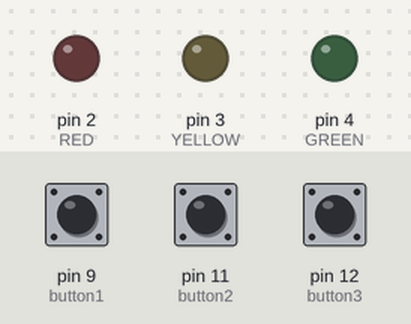
Bench run of a sketch on a simulated Arduino Uno, built with avr-gcc and run on an emulated ATmega328P. Parts: output pins drawn as LEDs (lit = HIGH). The inputs (shaded band) are chosen by the test bench; at power-on: pin 9 (button1) HIGH, pin 11 (button2) HIGH, pin 12 (button3) LOW. What the sketch prints to the serial monitor is not drawn.

Above: at 1.2 s.
1.3 s: pin 9 (button1) pulled LOW for 0.15 s
At 1.41 s:
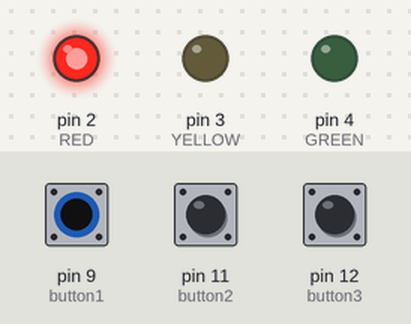
3.0 s: pin 11 (button2) pulled LOW for 0.15 s
At 3.1 s:
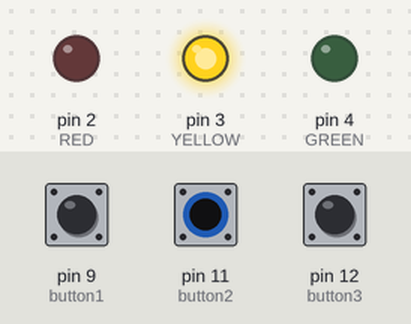
4.7 s: pin 12 (button3) pulled HIGH for 0.15 s
At 4.81 s:
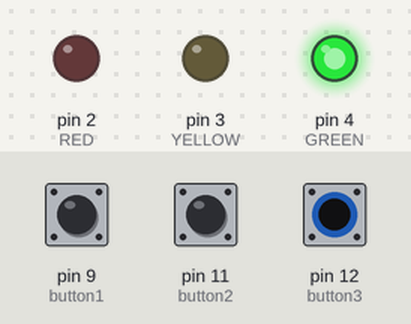
6.4 s: pin 12 (button3) pulled HIGH for 3.2 s
At 10.8 s:
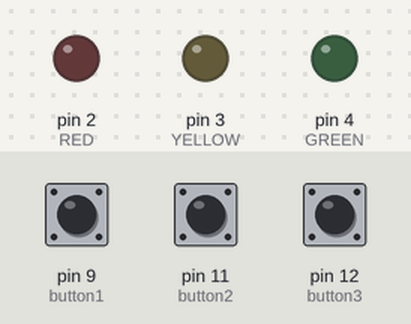
11.1 s: pin 9 (button1) pulled LOW for 3.2 s
At 11.9 s:
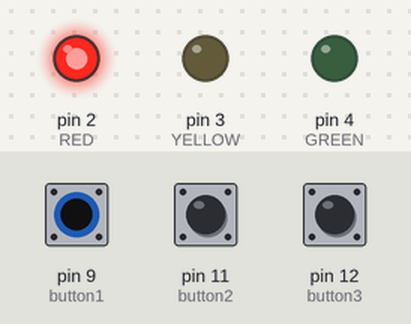
15.8 s: pin 9 (button1) driven LOW and pin 11 (button2) driven LOW and pin 12 (button3) driven HIGH
At 17.0 s:
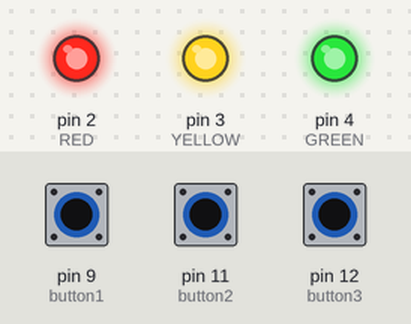
Timing chart, 0 to 18.7 s (numbered marks = the images above; inputs shaded):
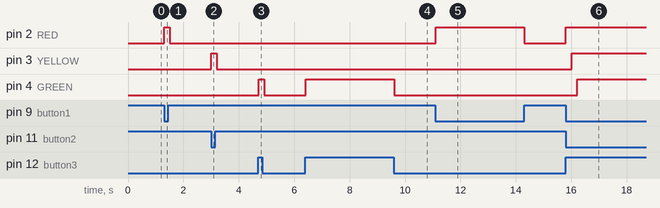

Measured:
- after the input at 1.3 s, pin 2 (RED): LOW → HIGH at once, → LOW 0.20 s later
- after the input at 3.0 s, pin 3 (YELLOW): LOW → HIGH at once, → LOW 0.20 s later
- after the input at 4.7 s, pin 4 (GREEN): LOW → HIGH at once, → LOW 0.20 s later
- after the input at 6.4 s, pin 4 (GREEN): LOW → HIGH at once, → LOW 3.2 s later
- after the input at 11.1 s, pin 2 (RED): LOW → HIGH at once, → LOW 3.2 s later
- after the input at 15.8 s, pin 2 (RED): LOW → HIGH at once; pin 3 (YELLOW): LOW → HIGH after 0.21 s; pin 4 (GREEN): LOW → HIGH after 0.41 s

The sketch:

3.09.19.ino
```cpp
#define button1 9
#define button2 11
#define button3 12
#define RED 2
#define YELLOW 3
#define GREEN 4

void setup() {
  Serial.begin(9600);
  pinMode(button1,INPUT_PULLUP);
  pinMode(button2,INPUT);
  pinMode(button3,INPUT);
  pinMode(RED,OUTPUT);
  pinMode(YELLOW,OUTPUT);
  pinMode(GREEN,OUTPUT);

}

void loop() {

  int L = digitalRead(button1);
  int M = digitalRead(button2);
  int R = digitalRead(button3);
  Serial.println(R);
  if(L == LOW) {
    Serial.println("left");
    digitalWrite(RED,HIGH);
    delay(200);
  }
  else{
    digitalWrite(RED,LOW);
  }

  if(M == LOW){
    Serial.println("mid");
    digitalWrite(YELLOW,HIGH);
    delay(200);
  }
  else{
    digitalWrite(YELLOW,LOW);
  }

  if(R == HIGH){
    Serial.println("right");
    digitalWrite(GREEN,HIGH);
    delay(200);
  } else{
    digitalWrite(GREEN,LOW);
  }


}
```
